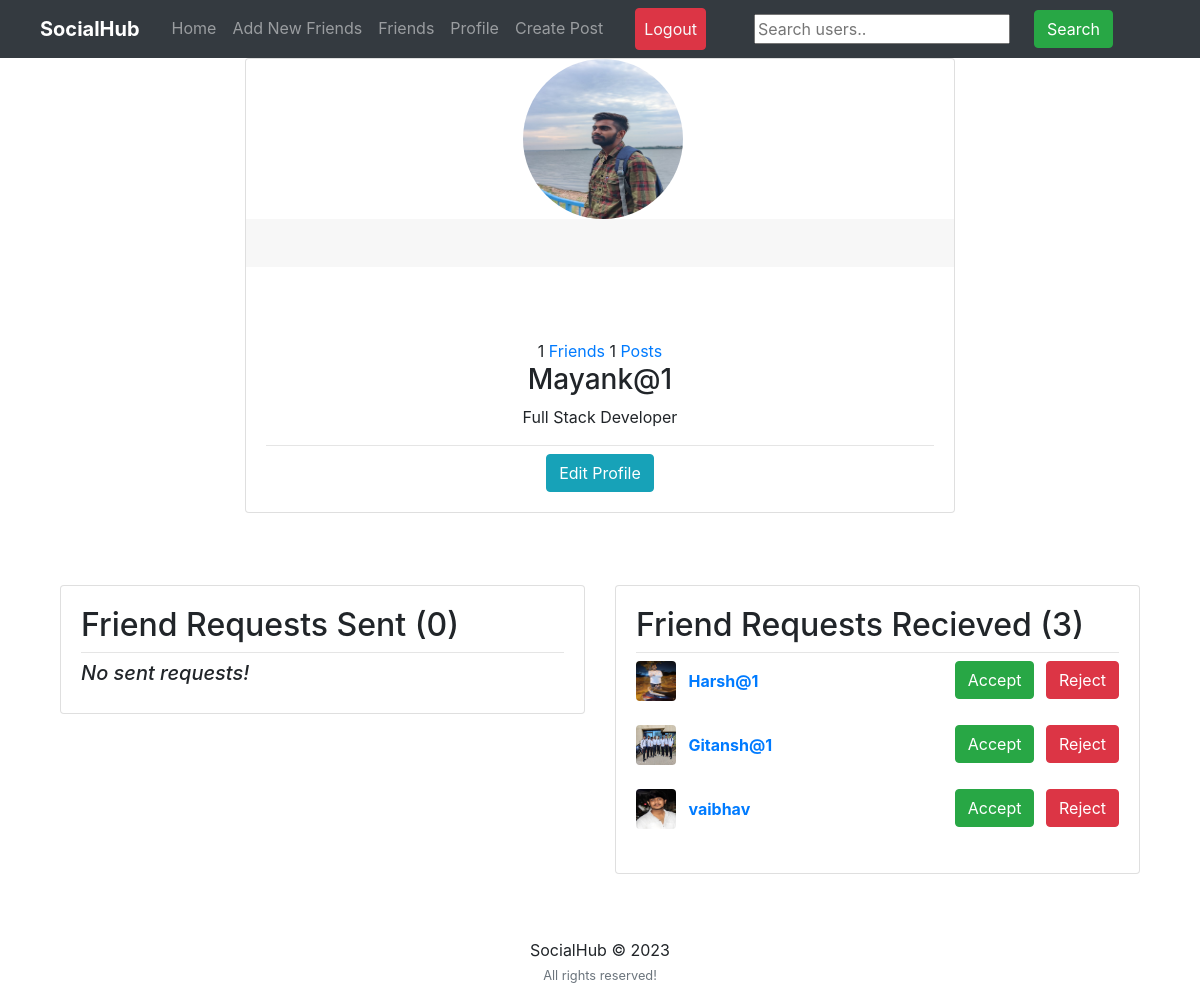
Screenshot of /my-profile/ (signed in) with the database file from the repository.
### users/models.py (models this page shows, shortened)
class Profile(models.Model):
	user = models.OneToOneField(User, on_delete=models.CASCADE)
	image = models.ImageField(default='default.png', upload_to='profile_pics')
	slug = AutoSlugField(populate_from='user')
	bio = models.CharField(max_length=255, blank=True)
	friends = models.ManyToManyField("Profile", blank=True)
	def get_absolute_url(self):
		return "/users/{}".format(self.slug)

class FriendRequest(models.Model):
	to_user = models.ForeignKey(settings.AUTH_USER_MODEL, related_name='to_user', on_delete=models.CASCADE)
	from_user = models.ForeignKey(settings.AUTH_USER_MODEL, related_name='from_user', on_delete=models.CASCADE)
	timestamp = models.DateTimeField(auto_now_add=True)

### users/views.py (the view)
# urls.py: path('my-profile/', user_views.my_profile, name='my_profile'),
@login_required
def my_profile(request):
	p = request.user.profile
	you = p.user
	sent_friend_requests = FriendRequest.objects.filter(from_user=you)
	rec_friend_requests = FriendRequest.objects.filter(to_user=you)
	user_posts = Post.objects.filter(user_name=you)
	friends = p.friends.all()
	button_status = 'none'
	if p not in request.user.profile.friends.all():
		button_status = 'not_friend'
		if len(FriendRequest.objects.filter(
			from_user=request.user).filter(to_user=you)) == 1:
				button_status = 'friend_request_sent'
		if len(FriendRequest.objects.filter(
			from_user=p.user).filter(to_user=request.user)) == 1:
				button_status = 'friend_request_received'
	context = {
		'u': you,
		'button_status': button_status,
		'friends_list': friends,
		'sent_friend_requests': sent_friend_requests,
		'rec_friend_requests': rec_friend_requests,
		'post_count': user_posts.count
	}
	return render(request, "users/profile.html", context)

### users/templates/users/profile.html (shortened to what this page needs)
{% extends "feed/layout.html" %} {% load static %} {% block cssfiles %} {%endblock cssfiles %} {% block searchform %}
    <form
      class="form-inline my-2 my-lg-0 ml-5"
      action="{% url 'search_users' %}"
      method="get"
    >
      <input name="q" type="text" placeholder="Search users.." />
      <button class="btn btn-success my-2 my-sm-0 ml-4" type="submit">
        Search
      </button>
    </form>
    {% endblock searchform %} {% block content %}
    <div class="main-content">
      <div class="container mt-7">
        <div class="row">
          <div class="col-xl-8 m-auto order-xl-2 mb-5 mb-xl-0">
            <div class="card card-profile shadow">
              <div class="row justify-content-center">
                <div class="col-lg-3 order-lg-2">
                  <div class="card-profile-image">
                    <a href="{{ u.profile.image.url }}">
                      <img
                        src="{{ u.profile.image.url }}"
                        class="rounded-circle"
                        width="160px"
                        height="160px"
                      />
                    </a>
                  </div>
                </div>
              </div>
              <div
                class="card-header text-center border-0 pt-8 pt-md-4 pb-0 pb-md-4"
              ></div>
              <div class="card-body pt-0 pt-md-4">
                <div class="row">
                  <div class="col">
                    <div
                      class="card-profile-stats d-flex justify-content-center mt-md-5"
                    >
                      <div>
                        <span class="heading">{{ u.profile.friends.count }}</span>
                        {% if request.user == u %}
                        <span class="description"
                          ><a href="{% url 'friend_list' %}">Friends</a></span
                        >
                        {% else %}
                        <span class="description">Friends</span>
                        {% endif %}
                        <span class="heading">{{ post_count }}</span>
                        <span class="description"
                          ><a href="{% url 'user-posts' u.username %}"
                            >Posts</a
                          ></span
                        >
                      </div>
                    </div>
                  </div>
                </div>
                <div class="text-center">
                  <h3>{{ u }}</h3>
                  <p>{{ u.profile.bio }}</p>
                  <hr class="my-2" />
                  {% if request.user == u %}
                  <a class="btn btn-info" href="{% url 'edit_profile' %}"
                    >Edit Profile</a
                  >
                  {% endif %}
                </div>
              </div>
            </div>
          </div>
        </div>
        <br />
        {% if request.user == u %}
        <div class="row">
          <div class="col-md-6">
            <div class="card card-signin my-5">
              <div class="card-body">
                <h2>Friend Requests Sent ({{ sent_friend_requests.count }})</h2>
                <hr class="my-2" />
                {% if not sent_friend_requests %}
                <h5><i>No sent requests!</i></h5>
                {% endif %}
              </div>
            </div>
          </div>
          <div class="col-md-6">
            <div class="card card-signin my-5">
              <div class="card-body">
                <h2>Friend Requests Recieved ({{ rec_friend_requests.count }})</h2>
                <hr class="my-2" />
                {% if not rec_friend_requests %}
                <h5><i>No recieved requests!</i></h5>
                {% else %} {% for r_request in rec_friend_requests %}
                <a href="{{ r_request.from_user.profile.get_absolute_url }}"
                  ><img
                    src="{{ r_request.from_user.profile.image.url }}"
                    class="rounded mr-2"
                    width="40"
                    height="40"
                    alt=""
                /></a>
                <a
                  class="mr-2 align-middle"
                  href="{{ r_request.from_user.profile.get_absolute_url }}"
                  ><b>{{ r_request.from_user.username }}</b>
                </a>
                <small class="float-right">
                  <a
                    class="btn btn-success mr-2"
                    href="/users/friend-request/accept/{{ r_request.from_user.id }}"
                    >Accept</a
                  >
                  <a
                    class="btn btn-danger"
                    href="/users/friend-request/delete/{{ r_request.from_user.id }}"
                    >Reject</a
                  >
                </small>
                <br /><br />
                {% endfor %} {% endif %}
              </div>
            </div>
          </div>
        </div>
        {% endif %}
      </div>
    </div>
    {% endblock content %} {% block jsfiles %}{% endblock jsfiles %}

### rows the page displays
FriendRequest: from_user.profile.image (picture), from_user.username "Harsh@1"
FriendRequest: from_user.profile.image (picture), from_user.username "Gitansh@1"
FriendRequest: from_user.profile.image (picture), from_user.username "vaibhav"

### other values shown
{{ u.profile.friends.count }} "1"
{{ post_count }} "1"
{{ u }} "Mayank@1"
{{ u.profile.bio }} "Full Stack Developer"
{{ sent_friend_requests.count }} "0"
{{ rec_friend_requests.count }} "3"
